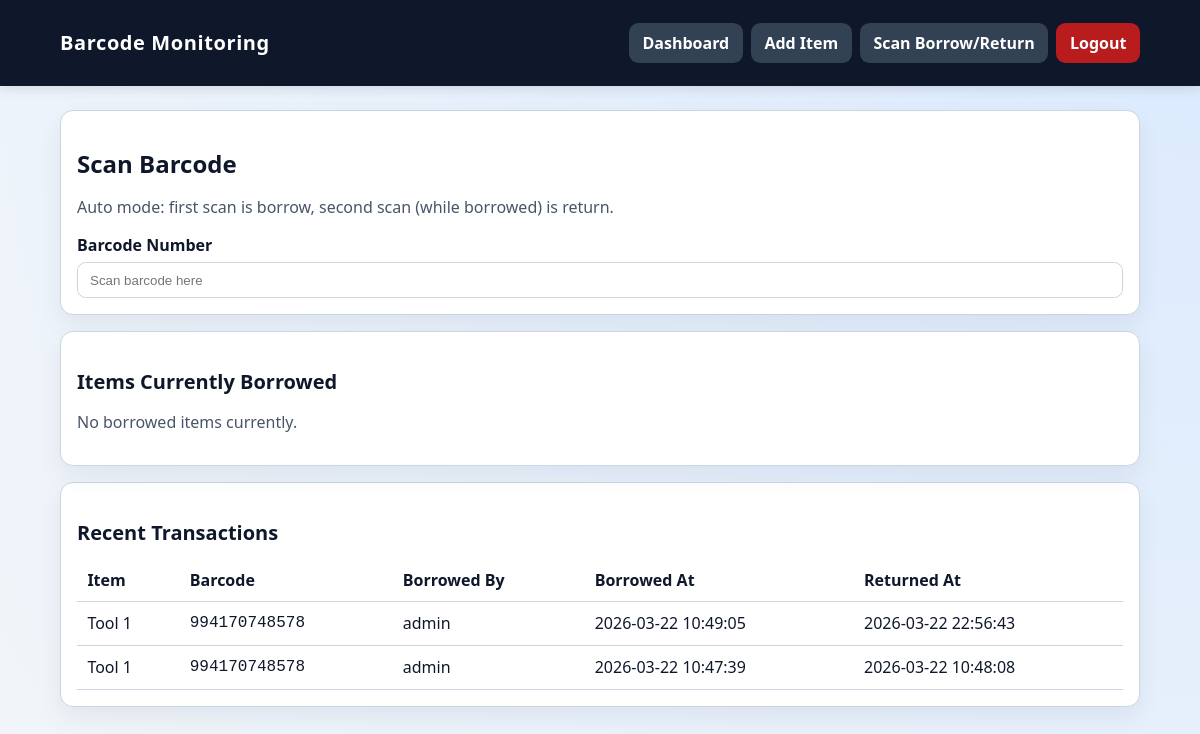
Screenshot of /scan (signed in) with the database file from the repository.
### tables this page shows
CREATE TABLE borrow_logs (
            id INTEGER PRIMARY KEY AUTOINCREMENT,
            item_id INTEGER NOT NULL,
            admin_id INTEGER NOT NULL,
            borrowed_at TEXT NOT NULL,
            returned_at TEXT,
            FOREIGN KEY (item_id) REFERENCES items(id),
            FOREIGN KEY (admin_id) REFERENCES admins(id)
        );

CREATE TABLE items (
            id INTEGER PRIMARY KEY AUTOINCREMENT,
            name TEXT NOT NULL,
            type TEXT NOT NULL,
            barcode TEXT UNIQUE NOT NULL,
            barcode_image TEXT NOT NULL
        );

CREATE TABLE admins (
            id INTEGER PRIMARY KEY AUTOINCREMENT,
            username TEXT UNIQUE NOT NULL,
            password TEXT NOT NULL
        );

### app.py (the view, shortened to what this page needs)
@app.route("/scan", methods=["GET", "POST"])
@login_required
def scan_barcode():
    db = get_db()
    scanned_item = None
    scan_result = None
    active_borrows = db.execute(
        """
        SELECT
            bl.id,
            i.name AS item_name,
            i.type AS item_type,
            i.barcode,
            bl.borrowed_at,
            a.username AS admin_username
        FROM borrow_logs bl
        JOIN items i ON i.id = bl.item_id
        JOIN admins a ON a.id = bl.admin_id
        WHERE bl.returned_at IS NULL
        ORDER BY bl.borrowed_at DESC
        """
    ).fetchall()
    recent_transactions = db.execute(
        """
        SELECT
            bl.id,
            i.name AS item_name,
            i.type AS item_type,
            i.barcode,
            bl.borrowed_at,
            bl.returned_at,
            a.username AS admin_username
        FROM borrow_logs bl
        JOIN items i ON i.id = bl.item_id
        JOIN admins a ON a.id = bl.admin_id
        ORDER BY bl.id DESC
        LIMIT 30
        """
    ).fetchall()
    return render_template(
        "scan.html",
        scanned_item=scanned_item,
        scan_result=scan_result,
        active_borrows=active_borrows,
        recent_transactions=recent_transactions,
    )

### app.py (called while the page is built)
def get_db():
    if "db" not in g:
        g.db = sqlite3.connect(DB_PATH)
        g.db.row_factory = sqlite3.Row
    return g.db

def login_required(view):
    @wraps(view)
    def wrapped_view(*args, **kwargs):
        if "admin_id" not in session:
            return redirect(url_for("login"))
        return view(*args, **kwargs)
    return wrapped_view

@app.before_request
def ensure_database():
    BARCODE_DIR.mkdir(parents=True, exist_ok=True)
    init_db()

### templates/scan.html (shortened to what this page needs)
{% extends 'base.html' %}
{% block content %}
<div class="grid grid-cols-1 md:grid-cols-2 gap-4">
  <div class="card">
    <h2 class="text-2xl font-bold mb-4">Scan Barcode</h2>
    <p class="text-slate-600 mb-4">Auto mode: first scan is borrow, second scan (while borrowed) is return.</p>
    <form method="post" class="space-y-3" id="scanForm" autocomplete="off">
      <div>
        <label class="label">Barcode Number</label>
        <input
          type="text"
          name="barcode"
          id="barcodeInput"
          class="input"
          placeholder="Scan barcode here"
          autofocus
          required
        >
      </div>
    </form>
  </div>
  <div class="card overflow-x-auto">
    <h3 class="text-xl font-semibold mb-3">Items Currently Borrowed</h3>
    {% if active_borrows %}
    <table class="table">
      <thead>
        <tr>
          <th>Item</th>
          <th>Barcode</th>
          <th>Borrowed By</th>
          <th>Borrowed At</th>
        </tr>
      </thead>
      <tbody>
        {% for row in active_borrows %}
        <tr>
          <td>{{ row.item_name }}</td>
          <td class="font-mono">{{ row.barcode }}</td>
          <td>{{ row.admin_username }}</td>
          <td>{{ row.borrowed_at }}</td>
        </tr>
        {% endfor %}
      </tbody>
    </table>
    {% else %}
    <p class="text-slate-600">No borrowed items currently.</p>
    {% endif %}
  </div>
</div>
<div class="card overflow-x-auto mt-4">
  <h3 class="text-xl font-semibold mb-3">Recent Transactions</h3>
  {% if recent_transactions %}
  <table class="table">
    <thead>
      <tr>
        <th>Item</th>
        <th>Barcode</th>
        <th>Borrowed By</th>
        <th>Borrowed At</th>
        <th>Returned At</th>
      </tr>
    </thead>
    <tbody>
      {% for tx in recent_transactions %}
      <tr>
        <td>{{ tx.item_name }}</td>
        <td class="font-mono">{{ tx.barcode }}</td>
        <td>{{ tx.admin_username }}</td>
        <td>{{ tx.borrowed_at }}</td>
        <td>{{ tx.returned_at if tx.returned_at else 'Not returned yet' }}</td>
      </tr>
      {% endfor %}
    </tbody>
  </table>
  {% else %}
  <p class="text-slate-600">No transactions yet.</p>
  {% endif %}
</div>
{% endblock %}

### rows the page displays
borrow_logs: item_name "Tool 1", barcode "994170748578", admin_username "admin", borrowed_at "2026-03-22 10:49:05", returned_at "2026-03-22 22:56:43"
borrow_logs: item_name "Tool 1", barcode "994170748578", admin_username "admin", borrowed_at "2026-03-22 10:47:39", returned_at "2026-03-22 10:48:08"
